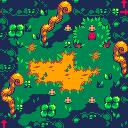

Below is a game level as drawn by its tile map, then a one-line description and the .tmx file that defines it, in full:
An orthogonal 16x16 tile map with 8x8 px tiles, 3 tile layers (bg 0, bg 1, fg 1).

<map version="1.2" tiledversion="1.2.3" orientation="orthogonal" renderorder="right-down" width="16" height="16" tilewidth="8" tileheight="8" infinite="0" nextlayerid="16" nextobjectid="1">
 <tileset firstgid="1" source="import.tsx" />
 <layer id="15" name="bg 0" width="16" height="16">
  <data encoding="csv">
181,181,181,215,215,215,215,215,215,215,181,181,181,181,215,215,
181,181,181,215,215,228,231,231,229,215,181,181,181,181,215,215,
181,215,215,228,231,232,180,198,245,215,228,231,231,229,215,215,
181,228,231,232,180,180,198,245,215,215,216,180,180,214,215,215,
181,216,180,180,180,198,245,215,228,231,232,180,180,214,215,215,
181,244,200,193,195,214,228,231,232,180,180,180,180,230,229,215,
181,215,216,225,227,230,232,193,194,195,180,193,195,180,230,181,
181,181,216,193,194,194,194,213,210,211,180,225,227,180,198,181,
181,181,216,209,242,210,241,210,243,212,194,194,195,180,230,229,
215,228,232,225,197,243,210,210,241,210,242,196,227,180,198,245,
228,232,180,180,225,226,226,197,210,210,196,227,180,198,245,215,
216,180,180,198,199,199,200,225,226,226,227,180,180,214,215,181,
244,200,198,245,215,215,216,180,180,180,198,199,200,230,229,181,
215,244,245,215,228,231,232,180,198,199,245,215,244,199,245,181,
215,215,228,231,232,198,199,199,245,181,181,181,181,181,215,181,
215,215,244,199,199,245,181,181,215,181,181,181,181,181,215,181
</data>
 </layer>
 <layer id="10" name="bg 1" width="16" height="16">
  <data encoding="csv">
34,0,0,0,0,147,0,0,0,0,0,0,0,0,0,34,
33,0,0,0,0,130,0,0,0,0,0,0,0,0,129,33,
0,0,0,0,0,0,0,0,0,0,201,202,203,0,0,0,
0,132,133,131,0,0,0,0,246,201,221,246,220,203,0,0,
0,148,149,0,130,0,0,0,0,217,0,22,248,219,0,0,
0,0,164,0,0,157,0,0,144,233,205,0,204,235,0,0,
0,0,0,0,0,0,0,0,0,0,0,0,0,0,0,0,
0,0,248,0,0,0,0,0,0,0,0,0,0,0,0,0,
0,0,0,0,0,0,0,0,0,0,0,0,0,0,248,0,
147,0,0,0,0,0,0,0,0,0,0,0,0,130,0,157,
0,0,0,129,0,0,0,0,0,0,0,0,131,0,131,0,
0,0,0,0,0,0,246,0,0,0,0,0,0,0,0,0,
0,0,248,0,145,0,0,0,246,0,0,246,0,132,133,0,
0,0,129,0,0,132,133,0,248,0,0,0,0,148,149,0,
146,157,0,0,0,148,149,0,0,0,0,0,0,0,164,0,
34,0,0,0,0,0,0,0,0,0,0,0,0,0,0,145
</data>
 </layer>
 <layer id="12" name="fg 1" width="16" height="16">
  <data encoding="csv">
150,151,152,153,154,0,0,139,140,150,151,152,153,154,0,0,
166,167,168,169,170,0,0,155,156,166,167,168,169,170,0,0,
138,0,0,0,0,0,172,189,0,0,0,0,0,0,134,135,
154,0,0,0,0,172,189,0,0,0,0,0,0,0,150,151,
170,0,0,0,0,141,0,0,0,0,0,0,0,0,166,167,
0,0,0,0,0,0,0,0,0,0,0,0,0,0,139,140,
137,138,0,0,0,0,0,0,0,0,0,0,0,0,155,156,
153,154,0,0,0,0,0,0,0,0,0,0,0,0,187,173,
169,170,0,0,0,0,0,0,0,0,0,0,0,0,0,141,
0,139,140,0,0,0,0,0,0,0,0,0,0,0,0,0,
0,155,156,0,0,0,0,0,0,0,0,0,0,0,0,134,
172,189,0,0,0,0,0,0,0,0,0,0,0,0,0,150,
187,173,0,0,0,0,0,0,0,0,0,0,0,0,0,166,
0,141,0,0,0,0,0,0,0,0,0,0,0,0,0,0,
0,0,0,0,0,0,0,0,0,134,135,136,137,138,0,0,
0,0,0,134,135,136,137,138,0,150,151,152,153,154,0,0
</data>
 </layer>
</map>